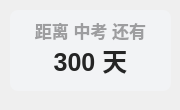
<?xml version="1.0" encoding="UTF-8"?>
<ui version="4.0">
 <class>Form</class>
 <widget class="QWidget" name="Form">
  <property name="geometry">
   <rect>
    <x>0</x>
    <y>0</y>
    <width>180</width>
    <height>110</height>
   </rect>
  </property>
  <property name="minimumSize">
   <size>
    <width>0</width>
    <height>0</height>
   </size>
  </property>
  <property name="maximumSize">
   <size>
    <width>16777215</width>
    <height>65536</height>
   </size>
  </property>
  <property name="windowTitle">
   <string>自定义倒计时</string>
  </property>
  <widget class="QLabel" name="countdown_custom_title">
   <property name="geometry">
    <rect>
     <x>10</x>
     <y>10</y>
     <width>161</width>
     <height>41</height>
    </rect>
   </property>
   <property name="font">
    <font>
     <family>Microsoft YaHei UI</family>
     <pointsize>13</pointsize>
     <weight>75</weight>
     <bold>true</bold>
    </font>
   </property>
   <property name="styleSheet">
    <string notr="true">color: rgba(0, 0, 0, 90);
font-weight: bold;</string>
   </property>
   <property name="text">
    <string>距离 中考 还有</string>
   </property>
   <property name="textFormat">
    <enum>Qt::PlainText</enum>
   </property>
   <property name="alignment">
    <set>Qt::AlignCenter</set>
   </property>
  </widget>
  <widget class="QLabel" name="custom_countdown">
   <property name="geometry">
    <rect>
     <x>20</x>
     <y>30</y>
     <width>141</width>
     <height>61</height>
    </rect>
   </property>
   <property name="font">
    <font>
     <family>Microsoft YaHei UI</family>
     <pointsize>19</pointsize>
     <weight>75</weight>
     <bold>true</bold>
    </font>
   </property>
   <property name="styleSheet">
    <string notr="true">border: none;
color: rgba(37, 37, 37, 255);
font-weight: bold</string>
   </property>
   <property name="text">
    <string>300 天</string>
   </property>
   <property name="textFormat">
    <enum>Qt::PlainText</enum>
   </property>
   <property name="alignment">
    <set>Qt::AlignCenter</set>
   </property>
  </widget>
  <widget class="QLabel" name="backgnd">
   <property name="geometry">
    <rect>
     <x>10</x>
     <y>10</y>
     <width>161</width>
     <height>81</height>
    </rect>
   </property>
   <property name="styleSheet">
    <string notr="true">background-color: rgba(242, 243, 245, 255);
border-radius: 8px
</string>
   </property>
   <property name="text">
    <string/>
   </property>
  </widget>
  <zorder>backgnd</zorder>
  <zorder>countdown_custom_title</zorder>
  <zorder>custom_countdown</zorder>
 </widget>
 <resources/>
 <connections/>
</ui>
